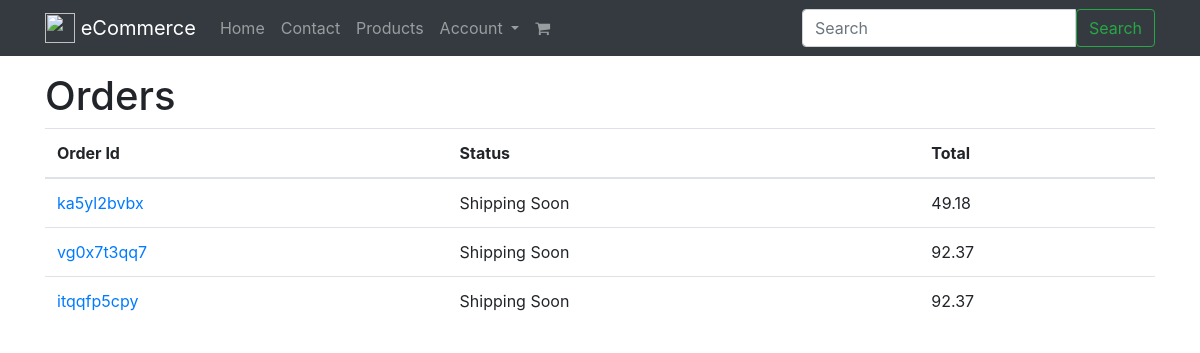
Page /orders/ (signed in) on the earlier database version.
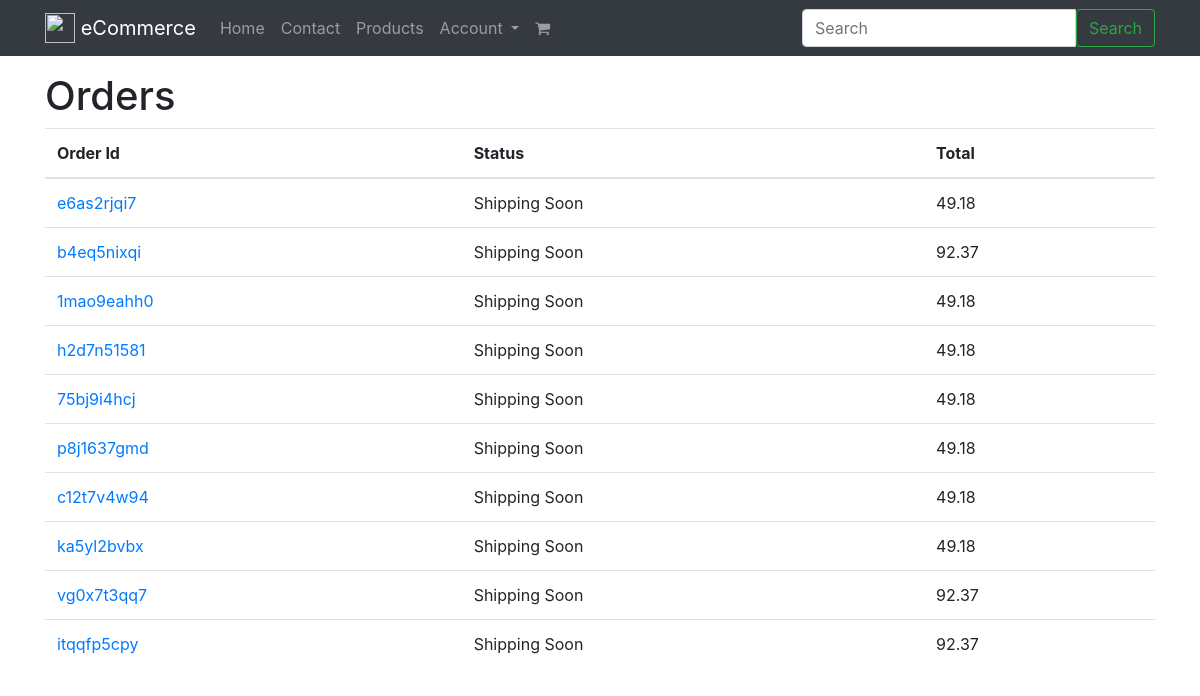
Same page on the later database version.
### orders/models.py (models this page shows, shortened)
class Order(models.Model):
    billing_profile     = models.ForeignKey(BillingProfile, null=True, blank=True,on_delete=models.CASCADE)
    order_id            = models.CharField(max_length=120, blank=True) # AB31DE3
    shipping_address    = models.ForeignKey(Address, related_name="shipping_address",null=True, blank=True,on_delete=models.CASCADE)
    billing_address     = models.ForeignKey(Address, related_name="billing_address", null=True, blank=True,on_delete=models.CASCADE)
    shipping_address_final    = models.TextField(blank=True, null=True)
    billing_address_final     = models.TextField(blank=True, null=True)
    cart                = models.ForeignKey(Cart,on_delete=models.CASCADE)
    status              = models.CharField(max_length=120, default='created', choices=ORDER_STATUS_CHOICES)
    shipping_total      = models.DecimalField(default=5.99, max_digits=100, decimal_places=2)
    total               = models.DecimalField(default=0.00, max_digits=100, decimal_places=2)
    active              = models.BooleanField(default=True)
    updated             = models.DateTimeField(auto_now=True)
    timestamp           = models.DateTimeField(auto_now_add=True)
    objects = OrderManager()
    class Meta:
       ordering = ['-timestamp', '-updated']
    def get_absolute_url(self):
        return reverse("orders:detail", kwargs={'order_id': self.order_id})
    def get_status(self):
        if self.status == "refunded":
            return "Refunded order"
        elif self.status == "shipped":
            return "Shipped"
        return "Shipping Soon"

### orders/views.py (the view)
class OrderListView(LoginRequiredMixin, ListView):
    def get_queryset(self):
        return Order.objects.by_request(self.request).not_created()

### billing/models.py (called while the page is built)
    def new_or_get(self, request):
        user = request.user
        guest_email_id = request.session.get('guest_email_id')
        created = False
        obj = None
        if user.is_authenticated:
            obj, created = self.model.objects.get_or_create(
                            user=user, email=user.email)
        elif guest_email_id is not None:
            'guest user checkout; auto reloads payment stuff'
            guest_email_obj = GuestEmail.objects.get(id=guest_email_id)
            obj, created = self.model.objects.get_or_create(
                                            email=guest_email_obj.email)
        else:
            pass
        return obj, created

### orders/models.py (called while the page is built)
    def by_request(self, request):
        billing_profile, created = BillingProfile.objects.new_or_get(request)
        return self.filter(billing_profile=billing_profile)

    def not_created(self):
        return self.exclude(status='created')

    def get_queryset(self):
        return OrderManagerQuerySet(self.model, using=self._db)

    def by_request(self, request):
        return self.get_queryset().by_request(request)

### orders/templates/orders/order_list.html
{% extends "base.html" %}
{% block content %}
<div class='row'>
    <div class='col-12'>
        <h1>Orders</h1>
    </div>
</div>
<div class='row'>
    <div class='col'>
        <table class='table'>
            <thead><th>Order Id</th><th>Status</th><th>Total</th></thead>
            <tbody>
                {% for object in object_list %}
                    <tr>
                        <td><a href='{{ object.get_absolute_url }}'>{{ object.order_id }}</a></td>
                        <td>{{ object.get_status }}</td>
                        <td>{{ object.total }}</td>
                    </tr>
                {% empty %}
                <tr><td colspan="3"><p class='lead'>No orders yet.</td></tr>
                {% endfor %}
            </tbody>
        </table>
    </div>
</div>
{% endblock %}

### templates/base.html (shortened to what this page needs)
{% load static %}
<!DOCTYPE html>
    <html lang="en">
    <head>
        {% include 'base/css.html' %}
    </head>
    <body>
      {% include 'base/navbar.html' with brand_name='eCommerce' %}
      <div class='container'>
      {% block content %}{% endblock %}
    </div>
    </body>
  </html>

### templates/base/css.html (shortened to what this page needs)
{% load static %}
<link rel="stylesheet" href="https://maxcdn.bootstrapcdn.com/bootstrap/4.0.0-beta/css/bootstrap.min.css">
<link rel='stylesheet' href='https://maxcdn.bootstrapcdn.com/font-awesome/4.7.0/css/font-awesome.min.css' />
<link rel="stylesheet" href="https://cdnjs.cloudflare.com/ajax/libs/jquery-confirm/3.3.0/jquery-confirm.min.css">
<link rel="stylesheet" href="{% static 'css/stripe-custom-style.css' %}">

### templates/base/navbar.html (shortened to what this page needs)
{% url 'home' as home_url %}
{% url 'contact' as contact_url %}
{% url 'products:list' as product_list_url %}
{% url 'login' as login_url %}
{% url 'logout' as logout_url %}
{% url 'register' as register_url %}
{% url 'account:home' as account_url %}
{% url 'cart:home' as cart_url %}
<nav class="navbar navbar-expand-lg navbar-dark bg-dark mb-3">
   <div class='container'>
  <a class="navbar-brand" href="{{ home_url }}">
    <img src="//getbootstrap.com/assets/brand/bootstrap-solid.svg" width="30" height="30" class="d-inline-block align-top" alt="">
    {% if brand_name %} {{brand_name }} {% else %}CFE eCommerce {% endif %}
  </a>
  <div class="collapse navbar-collapse" id="navbarSupportedContent">
    <ul class="navbar-nav mr-auto">
      <li class="nav-item {% if request.path == home_url %}active{% endif %}">
        <a class="nav-link" href="{{ home_url }}">Home <span class="sr-only">(current)</span></a>
      </li>
      <li class="nav-item {% if request.path == contact_url %}active{% endif %}">
        <a class="nav-link" href="{{ contact_url }}">Contact</a>
      </li>
      <li class="nav-item {% if request.path == product_list_url %}active{% endif %}">
        <a class="nav-link" href="{{ product_list_url }}">Products</a>
      </li>
      {% if request.user.is_authenticated %}
       <li class="nav-item dropdown">
        <a class="nav-link dropdown-toggle" href="#" id="navbarDropdown" role="button" data-toggle="dropdown" aria-haspopup="true" aria-expanded="false">
          Account
        </a>
      </li>
      {% endif %}
      <li class="nav-item {% if request.path == cart_url %}active{% endif %}">
        <a class="nav-link" href="{{ cart_url }}"> <i class="fa fa-shopping-cart" aria-hidden="true"></i></a>
      </li>
    </ul>
    {% include 'search/snippets/search-form.html' %}
  </div>
</div>
</nav>

### search/templates/search/snippets/search-form.html
<form method='GET' action='{% url "search:query" %}' class="form my-2 my-lg-0 search-form">
  <div class='input-group'>
    <input class="form-control" type="text" placeholder="Search" name='q' aria-label="Search" value='{{ request.GET.q }}'>
    <span class='input-group-btn'>
        <button class="btn btn-outline-success" type="submit">Search</button>
    </span>
    </div>
</form>

### templates/base/js.html (shortened to what this page needs)
{% load static %}

Differences in the rows shown:
added Order: order_id "e6as2rjqi7", get_status "Shipping Soon", total "49.18"
added Order: order_id "b4eq5nixqi", get_status "Shipping Soon", total "92.37"
added Order: order_id "1mao9eahh0", get_status "Shipping Soon", total "49.18"
added Order: order_id "h2d7n51581", get_status "Shipping Soon", total "49.18"
added Order: order_id "75bj9i4hcj", get_status "Shipping Soon", total "49.18"
added Order: order_id "p8j1637gmd", get_status "Shipping Soon", total "49.18"
added Order: order_id "c12t7v4w94", get_status "Shipping Soon", total "49.18"
